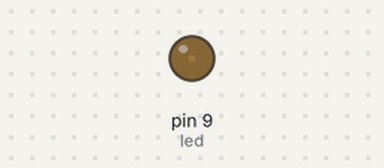
This sketch was run on a simulated Arduino Uno, built with avr-gcc and run on an emulated ATmega328P. Shown: output pins drawn as LEDs (lit = HIGH).

Above: at 0.05 s.
At 0.95 s:
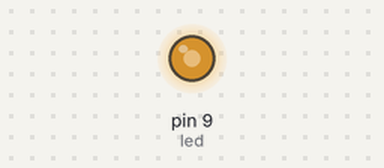
At 1.35 s:
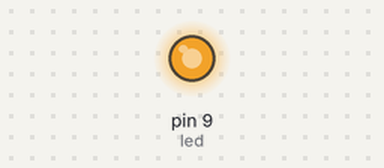
At 2.7 s:
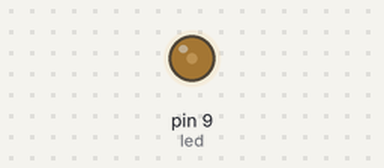
Timing chart, 0 to 7.0 s (numbered marks = the images above):
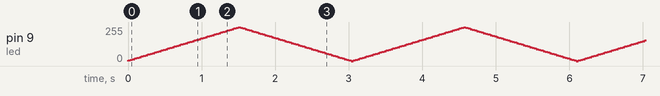

The sketch:

pulsewidthmodulation1.ino
```cpp
const int led = 9;

int brilho = 0;

int passo = 5;

enum Estado{
  AUMENTANDO,
  DIMINUINDO
};

Estado estadoAtual = AUMENTANDO;

void setup(){
  pinMode(led, OUTPUT);
}

void loop(){
  switch(estadoAtual){
    case AUMENTANDO:
     brilho += passo;
     analogWrite(led, brilho);

    if(brilho >= 255){
      brilho = 255;
      estadoAtual = DIMINUINDO;
    }
    break;

    case DIMINUINDO:
     brilho -= passo;
     analogWrite(led, brilho);

    if(brilho <= 0){
      brilho = 0;
      estadoAtual = AUMENTANDO;
    }
    break;
  }

  delay(30);
}
```
